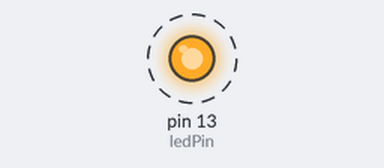
A sketch run on a simulated Arduino Uno, built with avr-gcc and run on an emulated ATmega328P. Parts: output pins drawn as LEDs (lit = HIGH). Dashed ring = blinking. What the sketch prints to the serial monitor is not drawn.

Above: at 0.2 s.
Timing chart, 0 to 3.0 s (numbered marks = the images above):
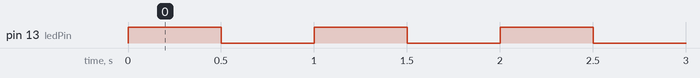

Measured:
- by itself, pin 13 (ledPin): alternates HIGH for 0.50 s and LOW for 0.50 s

The sketch:

AES-example.ino
```cpp
#include <AESLib.h>

int ledPin = 13;

void setup() {
  pinMode(ledPin, OUTPUT);
  Serial.begin(57600);
}

void loop() {
  digitalWrite(ledPin, HIGH);
  delay(500);
  uint8_t key[] = {0, 1, 2, 3, 4, 5, 6, 7, 8, 9, 10, 11, 12, 13, 14, 15};
  char data[] = "0123456789012345"; //16 chars == 16 bytes
  aes128_enc_single(key, data);
  Serial.print("encrypted: ");
  Serial.println(data);
  aes128_dec_single(key, data);
  Serial.print("decrypted: ");
  Serial.println(data);
  digitalWrite(ledPin, LOW);
  delay(500);
}
```
